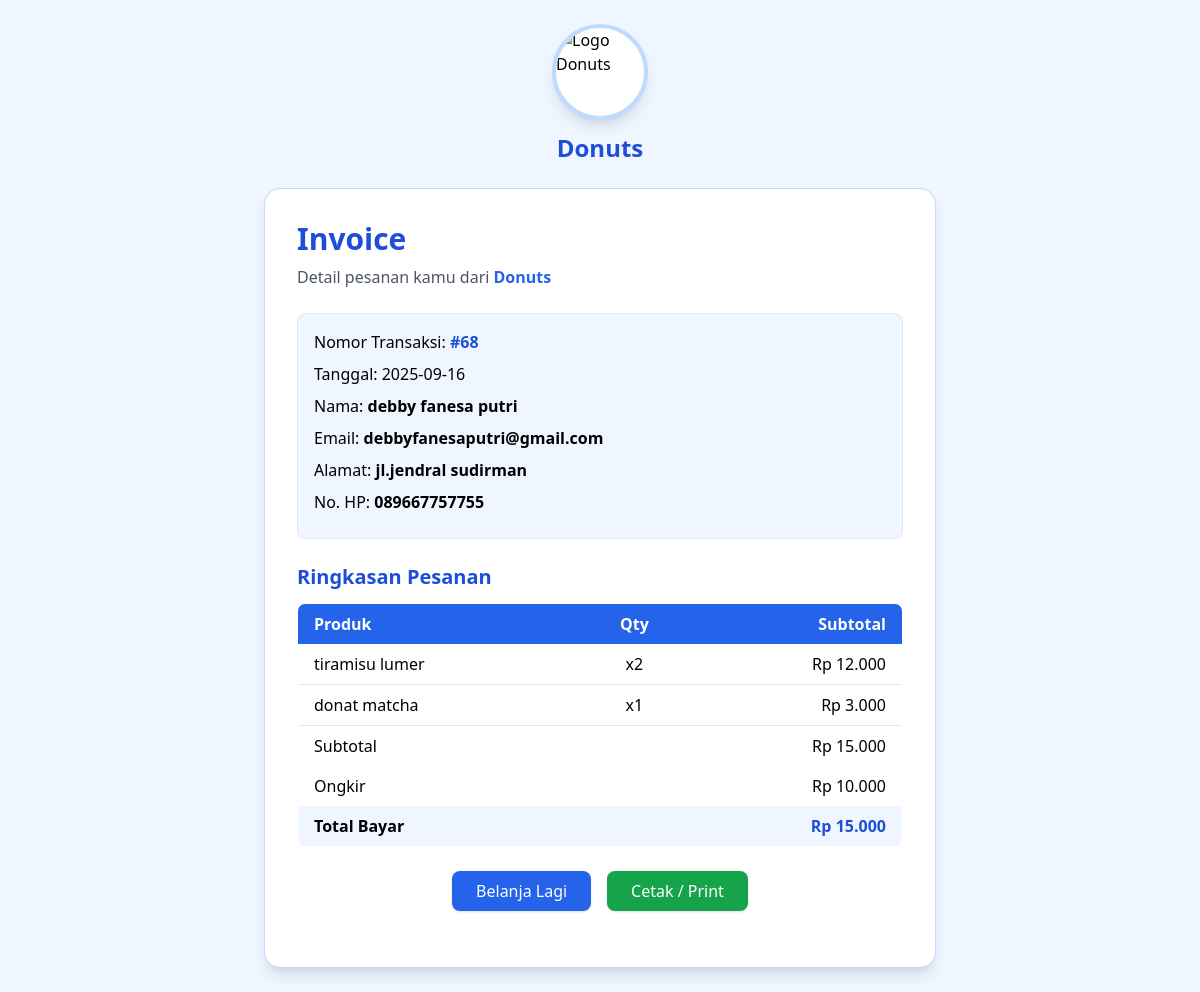
Page /invoice.php?id=68 (signed in) on the committed database.
### tables this page shows
CREATE TABLE `transaksi` (
  `id_transaksi` int NOT NULL,
  `id_pelanggan` int NOT NULL,
  `tanggal` date NOT NULL,
  `total_harga` int NOT NULL
);

CREATE TABLE `users` (
  `id` int NOT NULL,
  `nama` varchar(255) DEFAULT NULL,
  `email` varchar(255) DEFAULT NULL,
  `profile_picture` varchar(255) DEFAULT NULL,
  `username` varchar(255) DEFAULT NULL,
  `password` varchar(255) DEFAULT NULL,
  `hp` varchar(255) DEFAULT NULL,
  `alamat` varchar(255) DEFAULT NULL,
  `role` enum('admin','pelanggan') DEFAULT NULL
);

CREATE TABLE `detail_transaksi` (
  `id` int NOT NULL,
  `transaksi_id` int NOT NULL,
  `produk_id` int NOT NULL,
  `qty` int NOT NULL,
  `harga_satuan` int NOT NULL
);

CREATE TABLE `produk` (
  `id` int NOT NULL,
  `nama` varchar(255) DEFAULT NULL,
  `harga` int DEFAULT NULL,
  `stok` int DEFAULT NULL,
  `foto` text,
  `deskripsi` text,
  `id_kategori` int NOT NULL
);

### invoice.php (the view, shortened to what this page needs)
<?php
include 'config.php';
$id_transaksi = intval($_GET['id']);
$stmt = $koneksi->prepare("
    SELECT
        t.id_transaksi,
        t.tanggal,
        t.total_harga,
        u.nama,
        u.email,
        u.alamat,
        u.hp
    FROM transaksi t
    JOIN users u ON t.id_pelanggan = u.id
    WHERE t.id_transaksi = ?
");
$stmt->bind_param("i", $id_transaksi);
$stmt->execute();
$res = $stmt->get_result();
$transaksi = $res->fetch_assoc();
$stmtDetail = $koneksi->prepare("
    SELECT d.qty, d.harga_satuan, p.nama
    FROM detail_transaksi d
    JOIN produk p ON d.produk_id = p.id
    WHERE d.transaksi_id = ?
");
$stmtDetail->bind_param("i", $id_transaksi);
$stmtDetail->execute();
$resDetail = $stmtDetail->get_result();
$pesanan = $resDetail->fetch_all(MYSQLI_ASSOC);
$subtotal = 0;
foreach ($pesanan as $item) {
    $subtotal += $item['harga_satuan'] * $item['qty'];
}
$ongkir = 10000;
?>
<!DOCTYPE html>
<html lang="id">
<head>
    <script src="https://cdn.tailwindcss.com"></script>
</head>
<body class="bg-blue-50 font-sans">
<div class="container mx-auto p-6">
    <div class="flex flex-col items-center mb-6">
        <div class="w-24 h-24 rounded-full overflow-hidden shadow-lg border-4 border-blue-200 bg-white flex items-center justify-center">
            <img src="https://i.pinimg.com/736x/7d/a5/e8/7da5e8d2640d92b429cbcfee78355263.jpg"
                 alt="Logo Donuts"
                 class="w-full h-full object-cover">
        </div>
        <h2 class="mt-3 text-2xl font-bold text-blue-700">Donuts</h2>
    </div>
    <div class="bg-white shadow-lg rounded-2xl p-8 max-w-2xl mx-auto border border-blue-200">
        <h1 class="text-3xl font-bold text-blue-700 mb-2">Invoice</h1>
        <p class="text-gray-600 mb-6">Detail pesanan kamu dari
            <span class="font-semibold text-blue-600">Donuts</span>
        </p>
        <div class="bg-blue-50 rounded-lg p-4 mb-6 text-left border border-blue-100">
            <p class="mb-2">Nomor Transaksi: <b class="text-blue-700">#<?= $transaksi['id_transaksi'] ?></b></p>
            <p class="mb-2">Tanggal: <?= $transaksi['tanggal'] ?></p>
            <p class="mb-2">Nama: <b><?= htmlspecialchars($transaksi['nama']) ?></b></p>
            <p class="mb-2">Email: <b><?= htmlspecialchars($transaksi['email']) ?></b></p>
            <p class="mb-2">Alamat: <b><?= htmlspecialchars($transaksi['alamat']) ?></b></p>
            <p class="mb-2">No. HP: <b><?= htmlspecialchars($transaksi['hp']) ?></b></p>
        </div>
        <h2 class="text-xl font-semibold text-blue-700 mb-3">Ringkasan Pesanan</h2>
        <table class="w-full mb-6 border border-blue-200 rounded-lg overflow-hidden">
            <thead class="bg-blue-600 text-white">
                <tr>
                    <th class="py-2 px-4 text-left">Produk</th>
                    <th class="py-2 px-4 text-center">Qty</th>
                    <th class="py-2 px-4 text-right">Subtotal</th>
                </tr>
            </thead>
            <tbody>
                <?php foreach ($pesanan as $item): ?>
                <tr class="border-b">
                    <td class="py-2 px-4"><?= htmlspecialchars($item['nama']) ?></td>
                    <td class="py-2 px-4 text-center">x<?= $item['qty'] ?></td>
                    <td class="py-2 px-4 text-right">
                        Rp <?= number_format($item['harga_satuan'] * $item['qty'], 0, ',', '.') ?>
                    </td>
                </tr>
                <?php endforeach; ?>
                <tr>
                    <td class="py-2 px-4" colspan="2">Subtotal</td>
                    <td class="py-2 px-4 text-right">
                        Rp <?= number_format($subtotal, 0, ',', '.') ?>
                    </td>
                </tr>
                <tr>
                    <td class="py-2 px-4" colspan="2">Ongkir</td>
                    <td class="py-2 px-4 text-right">
                        Rp <?= number_format($ongkir, 0, ',', '.') ?>
                    </td>
                </tr>
                <tr class="font-bold bg-blue-50">
                    <td class="py-2 px-4" colspan="2">Total Bayar</td>
                    <td class="py-2 px-4 text-right text-blue-700">
                        Rp <?= number_format($transaksi['total_harga'], 0, ',', '.') ?>
                    </td>
                </tr>
            </tbody>
        </table>
        <div class="flex gap-4 justify-center mb-6 no-print">
            <a href="index.php" class="bg-blue-600 text-white px-6 py-2 rounded-lg hover:bg-blue-700 shadow">
                Belanja Lagi
            </a>
            <button onclick="window.print()"
               class="bg-green-600 text-white px-6 py-2 rounded-lg hover:bg-green-700 shadow">
                Cetak / Print
            </button>
        </div>
    </div>
</div>
</body>
</html>

### rows in the picture
transaksi: id_transaksi "68", tanggal "2025-09-16", id_pelanggan.nama "debby fanesa putri", id_pelanggan.email "debbyfanesaputri@gmail.com", id_pelanggan.alamat "jl.jendral sudirman", id_pelanggan.hp "089667757755", total_harga "15.000"
detail_transaksi: produk.nama "tiramisu lumer", qty "2", $item['harga_satuan'] * $item['qty'] "12.000"
detail_transaksi: produk.nama "donat matcha", qty "1", $item['harga_satuan'] * $item['qty'] "3.000"

### other values in the picture
$subtotal "15.000"
$ongkir "10.000"
